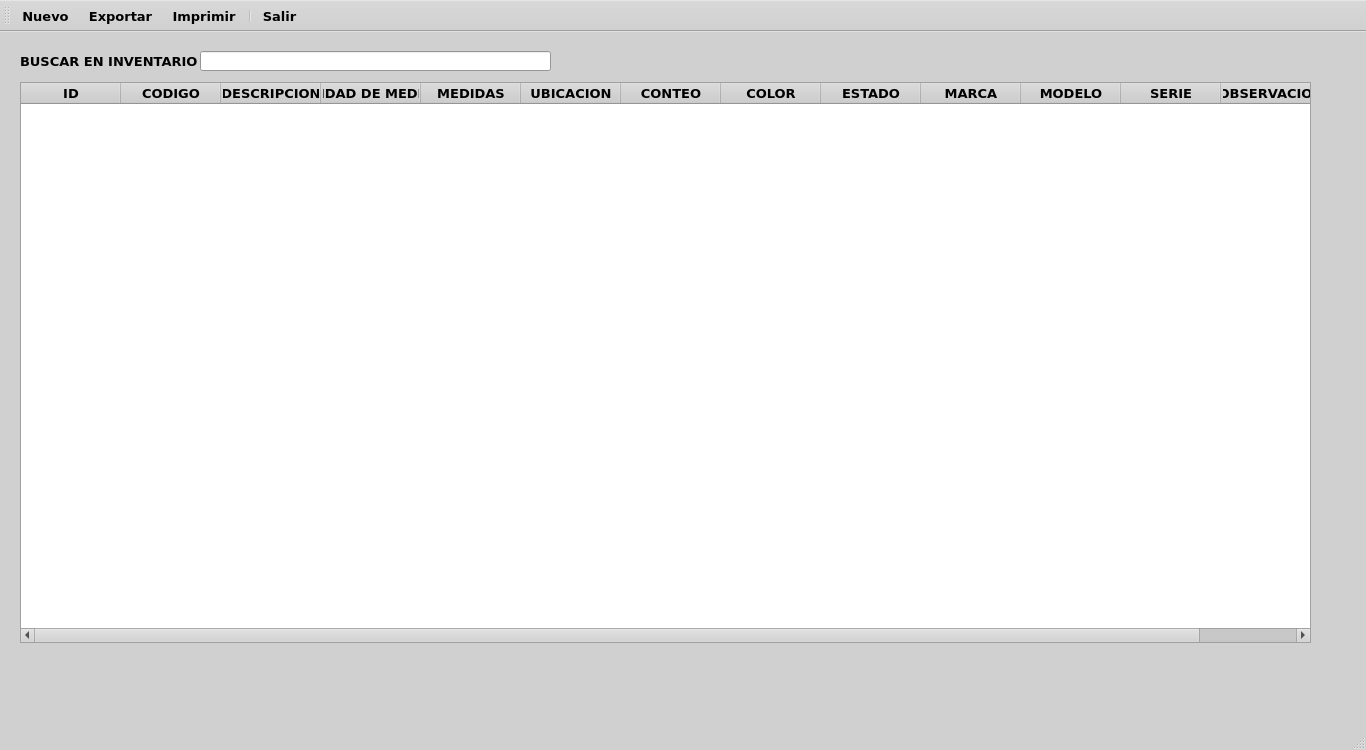
<?xml version="1.0" encoding="UTF-8"?>
<ui version="4.0">
 <class>MainWindow</class>
 <widget class="QMainWindow" name="MainWindow">
  <property name="geometry">
   <rect>
    <x>0</x>
    <y>0</y>
    <width>1366</width>
    <height>750</height>
   </rect>
  </property>
  <property name="palette">
   <palette>
    <active>
     <colorrole role="WindowText">
      <brush brushstyle="SolidPattern">
       <color alpha="255">
        <red>0</red>
        <green>0</green>
        <blue>0</blue>
       </color>
      </brush>
     </colorrole>
     <colorrole role="Button">
      <brush brushstyle="SolidPattern">
       <color alpha="255">
        <red>208</red>
        <green>208</green>
        <blue>208</blue>
       </color>
      </brush>
     </colorrole>
     <colorrole role="Light">
      <brush brushstyle="SolidPattern">
       <color alpha="255">
        <red>255</red>
        <green>255</green>
        <blue>255</blue>
       </color>
      </brush>
     </colorrole>
     <colorrole role="Midlight">
      <brush brushstyle="SolidPattern">
       <color alpha="255">
        <red>231</red>
        <green>231</green>
        <blue>231</blue>
       </color>
      </brush>
     </colorrole>
     <colorrole role="Dark">
      <brush brushstyle="SolidPattern">
       <color alpha="255">
        <red>104</red>
        <green>104</green>
        <blue>104</blue>
       </color>
      </brush>
     </colorrole>
     <colorrole role="Mid">
      <brush brushstyle="SolidPattern">
       <color alpha="255">
        <red>139</red>
        <green>139</green>
        <blue>139</blue>
       </color>
      </brush>
     </colorrole>
     <colorrole role="Text">
      <brush brushstyle="SolidPattern">
       <color alpha="255">
        <red>0</red>
        <green>0</green>
        <blue>0</blue>
       </color>
      </brush>
     </colorrole>
     <colorrole role="BrightText">
      <brush brushstyle="SolidPattern">
       <color alpha="255">
        <red>255</red>
        <green>255</green>
        <blue>255</blue>
       </color>
      </brush>
     </colorrole>
     <colorrole role="ButtonText">
      <brush brushstyle="SolidPattern">
       <color alpha="255">
        <red>0</red>
        <green>0</green>
        <blue>0</blue>
       </color>
      </brush>
     </colorrole>
     <colorrole role="Base">
      <brush brushstyle="SolidPattern">
       <color alpha="255">
        <red>255</red>
        <green>255</green>
        <blue>255</blue>
       </color>
      </brush>
     </colorrole>
     <colorrole role="Window">
      <brush brushstyle="SolidPattern">
       <color alpha="255">
        <red>208</red>
        <green>208</green>
        <blue>208</blue>
       </color>
      </brush>
     </colorrole>
     <colorrole role="Shadow">
      <brush brushstyle="SolidPattern">
       <color alpha="255">
        <red>0</red>
        <green>0</green>
        <blue>0</blue>
       </color>
      </brush>
     </colorrole>
     <colorrole role="AlternateBase">
      <brush brushstyle="SolidPattern">
       <color alpha="255">
        <red>231</red>
        <green>231</green>
        <blue>231</blue>
       </color>
      </brush>
     </colorrole>
     <colorrole role="ToolTipBase">
      <brush brushstyle="SolidPattern">
       <color alpha="255">
        <red>255</red>
        <green>255</green>
        <blue>220</blue>
       </color>
      </brush>
     </colorrole>
     <colorrole role="ToolTipText">
      <brush brushstyle="SolidPattern">
       <color alpha="255">
        <red>0</red>
        <green>0</green>
        <blue>0</blue>
       </color>
      </brush>
     </colorrole>
     <colorrole role="PlaceholderText">
      <brush brushstyle="SolidPattern">
       <color alpha="128">
        <red>0</red>
        <green>0</green>
        <blue>0</blue>
       </color>
      </brush>
     </colorrole>
    </active>
    <inactive>
     <colorrole role="WindowText">
      <brush brushstyle="SolidPattern">
       <color alpha="255">
        <red>0</red>
        <green>0</green>
        <blue>0</blue>
       </color>
      </brush>
     </colorrole>
     <colorrole role="Button">
      <brush brushstyle="SolidPattern">
       <color alpha="255">
        <red>208</red>
        <green>208</green>
        <blue>208</blue>
       </color>
      </brush>
     </colorrole>
     <colorrole role="Light">
      <brush brushstyle="SolidPattern">
       <color alpha="255">
        <red>255</red>
        <green>255</green>
        <blue>255</blue>
       </color>
      </brush>
     </colorrole>
     <colorrole role="Midlight">
      <brush brushstyle="SolidPattern">
       <color alpha="255">
        <red>231</red>
        <green>231</green>
        <blue>231</blue>
       </color>
      </brush>
     </colorrole>
     <colorrole role="Dark">
      <brush brushstyle="SolidPattern">
       <color alpha="255">
        <red>104</red>
        <green>104</green>
        <blue>104</blue>
       </color>
      </brush>
     </colorrole>
     <colorrole role="Mid">
      <brush brushstyle="SolidPattern">
       <color alpha="255">
        <red>139</red>
        <green>139</green>
        <blue>139</blue>
       </color>
      </brush>
     </colorrole>
     <colorrole role="Text">
      <brush brushstyle="SolidPattern">
       <color alpha="255">
        <red>0</red>
        <green>0</green>
        <blue>0</blue>
       </color>
      </brush>
     </colorrole>
     <colorrole role="BrightText">
      <brush brushstyle="SolidPattern">
       <color alpha="255">
        <red>255</red>
        <green>255</green>
        <blue>255</blue>
       </color>
      </brush>
     </colorrole>
     <colorrole role="ButtonText">
      <brush brushstyle="SolidPattern">
       <color alpha="255">
        <red>0</red>
        <green>0</green>
        <blue>0</blue>
       </color>
      </brush>
     </colorrole>
     <colorrole role="Base">
      <brush brushstyle="SolidPattern">
       <color alpha="255">
        <red>255</red>
        <green>255</green>
        <blue>255</blue>
       </color>
      </brush>
     </colorrole>
     <colorrole role="Window">
      <brush brushstyle="SolidPattern">
       <color alpha="255">
        <red>208</red>
        <green>208</green>
        <blue>208</blue>
       </color>
      </brush>
     </colorrole>
     <colorrole role="Shadow">
      <brush brushstyle="SolidPattern">
       <color alpha="255">
        <red>0</red>
        <green>0</green>
        <blue>0</blue>
       </color>
      </brush>
     </colorrole>
     <colorrole role="AlternateBase">
      <brush brushstyle="SolidPattern">
       <color alpha="255">
        <red>231</red>
        <green>231</green>
        <blue>231</blue>
       </color>
      </brush>
     </colorrole>
     <colorrole role="ToolTipBase">
      <brush brushstyle="SolidPattern">
       <color alpha="255">
        <red>255</red>
        <green>255</green>
        <blue>220</blue>
       </color>
      </brush>
     </colorrole>
     <colorrole role="ToolTipText">
      <brush brushstyle="SolidPattern">
       <color alpha="255">
        <red>0</red>
        <green>0</green>
        <blue>0</blue>
       </color>
      </brush>
     </colorrole>
     <colorrole role="PlaceholderText">
      <brush brushstyle="SolidPattern">
       <color alpha="128">
        <red>0</red>
        <green>0</green>
        <blue>0</blue>
       </color>
      </brush>
     </colorrole>
    </inactive>
    <disabled>
     <colorrole role="WindowText">
      <brush brushstyle="SolidPattern">
       <color alpha="255">
        <red>104</red>
        <green>104</green>
        <blue>104</blue>
       </color>
      </brush>
     </colorrole>
     <colorrole role="Button">
      <brush brushstyle="SolidPattern">
       <color alpha="255">
        <red>208</red>
        <green>208</green>
        <blue>208</blue>
       </color>
      </brush>
     </colorrole>
     <colorrole role="Light">
      <brush brushstyle="SolidPattern">
       <color alpha="255">
        <red>255</red>
        <green>255</green>
        <blue>255</blue>
       </color>
      </brush>
     </colorrole>
     <colorrole role="Midlight">
      <brush brushstyle="SolidPattern">
       <color alpha="255">
        <red>231</red>
        <green>231</green>
        <blue>231</blue>
       </color>
      </brush>
     </colorrole>
     <colorrole role="Dark">
      <brush brushstyle="SolidPattern">
       <color alpha="255">
        <red>104</red>
        <green>104</green>
        <blue>104</blue>
       </color>
      </brush>
     </colorrole>
     <colorrole role="Mid">
      <brush brushstyle="SolidPattern">
       <color alpha="255">
        <red>139</red>
        <green>139</green>
        <blue>139</blue>
       </color>
      </brush>
     </colorrole>
     <colorrole role="Text">
      <brush brushstyle="SolidPattern">
       <color alpha="255">
        <red>104</red>
        <green>104</green>
        <blue>104</blue>
       </color>
      </brush>
     </colorrole>
     <colorrole role="BrightText">
      <brush brushstyle="SolidPattern">
       <color alpha="255">
        <red>255</red>
        <green>255</green>
        <blue>255</blue>
       </color>
      </brush>
     </colorrole>
     <colorrole role="ButtonText">
      <brush brushstyle="SolidPattern">
       <color alpha="255">
        <red>104</red>
        <green>104</green>
        <blue>104</blue>
       </color>
      </brush>
     </colorrole>
     <colorrole role="Base">
      <brush brushstyle="SolidPattern">
       <color alpha="255">
        <red>208</red>
        <green>208</green>
        <blue>208</blue>
       </color>
      </brush>
     </colorrole>
     <colorrole role="Window">
      <brush brushstyle="SolidPattern">
       <color alpha="255">
        <red>208</red>
        <green>208</green>
        <blue>208</blue>
       </color>
      </brush>
     </colorrole>
     <colorrole role="Shadow">
      <brush brushstyle="SolidPattern">
       <color alpha="255">
        <red>0</red>
        <green>0</green>
        <blue>0</blue>
       </color>
      </brush>
     </colorrole>
     <colorrole role="AlternateBase">
      <brush brushstyle="SolidPattern">
       <color alpha="255">
        <red>208</red>
        <green>208</green>
        <blue>208</blue>
       </color>
      </brush>
     </colorrole>
     <colorrole role="ToolTipBase">
      <brush brushstyle="SolidPattern">
       <color alpha="255">
        <red>255</red>
        <green>255</green>
        <blue>220</blue>
       </color>
      </brush>
     </colorrole>
     <colorrole role="ToolTipText">
      <brush brushstyle="SolidPattern">
       <color alpha="255">
        <red>0</red>
        <green>0</green>
        <blue>0</blue>
       </color>
      </brush>
     </colorrole>
     <colorrole role="PlaceholderText">
      <brush brushstyle="SolidPattern">
       <color alpha="128">
        <red>0</red>
        <green>0</green>
        <blue>0</blue>
       </color>
      </brush>
     </colorrole>
    </disabled>
   </palette>
  </property>
  <property name="font">
   <font>
    <family>Verdana</family>
    <pointsize>10</pointsize>
    <bold>true</bold>
   </font>
  </property>
  <property name="windowTitle">
   <string>MainWindow</string>
  </property>
  <widget class="QWidget" name="centralwidget">
   <widget class="QLabel" name="label">
    <property name="geometry">
     <rect>
      <x>20</x>
      <y>21</y>
      <width>181</width>
      <height>16</height>
     </rect>
    </property>
    <property name="font">
     <font>
      <family>Verdana</family>
      <pointsize>10</pointsize>
      <bold>true</bold>
     </font>
    </property>
    <property name="text">
     <string>BUSCAR EN INVENTARIO</string>
    </property>
   </widget>
   <widget class="QLineEdit" name="lineEdit">
    <property name="geometry">
     <rect>
      <x>200</x>
      <y>19</y>
      <width>351</width>
      <height>20</height>
     </rect>
    </property>
    <property name="font">
     <font>
      <family>Verdana</family>
      <pointsize>10</pointsize>
      <bold>true</bold>
     </font>
    </property>
    <property name="text">
     <string/>
    </property>
   </widget>
   <widget class="QTableWidget" name="tableWidget">
    <property name="geometry">
     <rect>
      <x>20</x>
      <y>50</y>
      <width>1291</width>
      <height>561</height>
     </rect>
    </property>
    <column>
     <property name="text">
      <string>ID</string>
     </property>
    </column>
    <column>
     <property name="text">
      <string>CODIGO</string>
     </property>
    </column>
    <column>
     <property name="text">
      <string>DESCRIPCION</string>
     </property>
    </column>
    <column>
     <property name="text">
      <string>UNIDAD DE MEDIDA</string>
     </property>
    </column>
    <column>
     <property name="text">
      <string>MEDIDAS</string>
     </property>
    </column>
    <column>
     <property name="text">
      <string>UBICACION</string>
     </property>
    </column>
    <column>
     <property name="text">
      <string>CONTEO</string>
     </property>
    </column>
    <column>
     <property name="text">
      <string>COLOR</string>
     </property>
    </column>
    <column>
     <property name="text">
      <string>ESTADO</string>
     </property>
    </column>
    <column>
     <property name="text">
      <string>MARCA</string>
     </property>
    </column>
    <column>
     <property name="text">
      <string>MODELO</string>
     </property>
    </column>
    <column>
     <property name="text">
      <string>SERIE</string>
     </property>
    </column>
    <column>
     <property name="text">
      <string>OBSERVACION</string>
     </property>
    </column>
   </widget>
  </widget>
  <widget class="QMenuBar" name="menubar">
   <property name="geometry">
    <rect>
     <x>0</x>
     <y>0</y>
     <width>1366</width>
     <height>22</height>
    </rect>
   </property>
  </widget>
  <widget class="QStatusBar" name="statusbar"/>
  <widget class="QToolBar" name="toolBar">
   <property name="windowTitle">
    <string>toolBar</string>
   </property>
   <property name="toolButtonStyle">
    <enum>Qt::ToolButtonTextBesideIcon</enum>
   </property>
   <attribute name="toolBarArea">
    <enum>TopToolBarArea</enum>
   </attribute>
   <attribute name="toolBarBreak">
    <bool>false</bool>
   </attribute>
   <addaction name="actionNuevo"/>
   <addaction name="actionExportar"/>
   <addaction name="actionImprimir"/>
   <addaction name="separator"/>
   <addaction name="actionSalir"/>
  </widget>
  <action name="actionNuevo">
   <property name="icon">
    <iconset resource="../resources.qrc">
     <normaloff>:/icons/resources/icons/nuevo.png</normaloff>:/icons/resources/icons/nuevo.png</iconset>
   </property>
   <property name="text">
    <string>Nuevo</string>
   </property>
  </action>
  <action name="actionExportar">
   <property name="icon">
    <iconset resource="../resources.qrc">
     <normaloff>:/icons/resources/icons/exportar.png</normaloff>:/icons/resources/icons/exportar.png</iconset>
   </property>
   <property name="text">
    <string>Exportar</string>
   </property>
  </action>
  <action name="actionImprimir">
   <property name="icon">
    <iconset resource="../resources.qrc">
     <normaloff>:/icons/resources/icons/imprimir.png</normaloff>:/icons/resources/icons/imprimir.png</iconset>
   </property>
   <property name="text">
    <string>Imprimir</string>
   </property>
  </action>
  <action name="actionSalir">
   <property name="icon">
    <iconset resource="../resources.qrc">
     <normaloff>:/icons/resources/icons/salir.png</normaloff>:/icons/resources/icons/salir.png</iconset>
   </property>
   <property name="text">
    <string>Salir</string>
   </property>
  </action>
 </widget>
 <resources>
  <include location="../resources.qrc"/>
 </resources>
 <connections/>
</ui>
